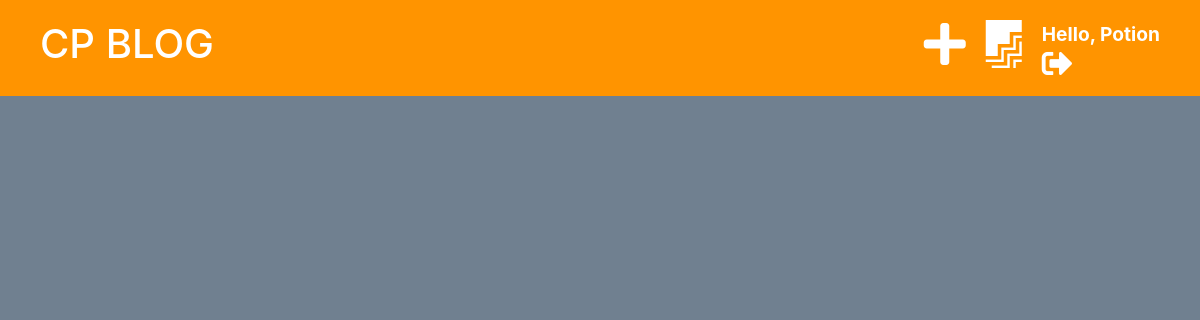
Page / (signed in) on the earlier database version.
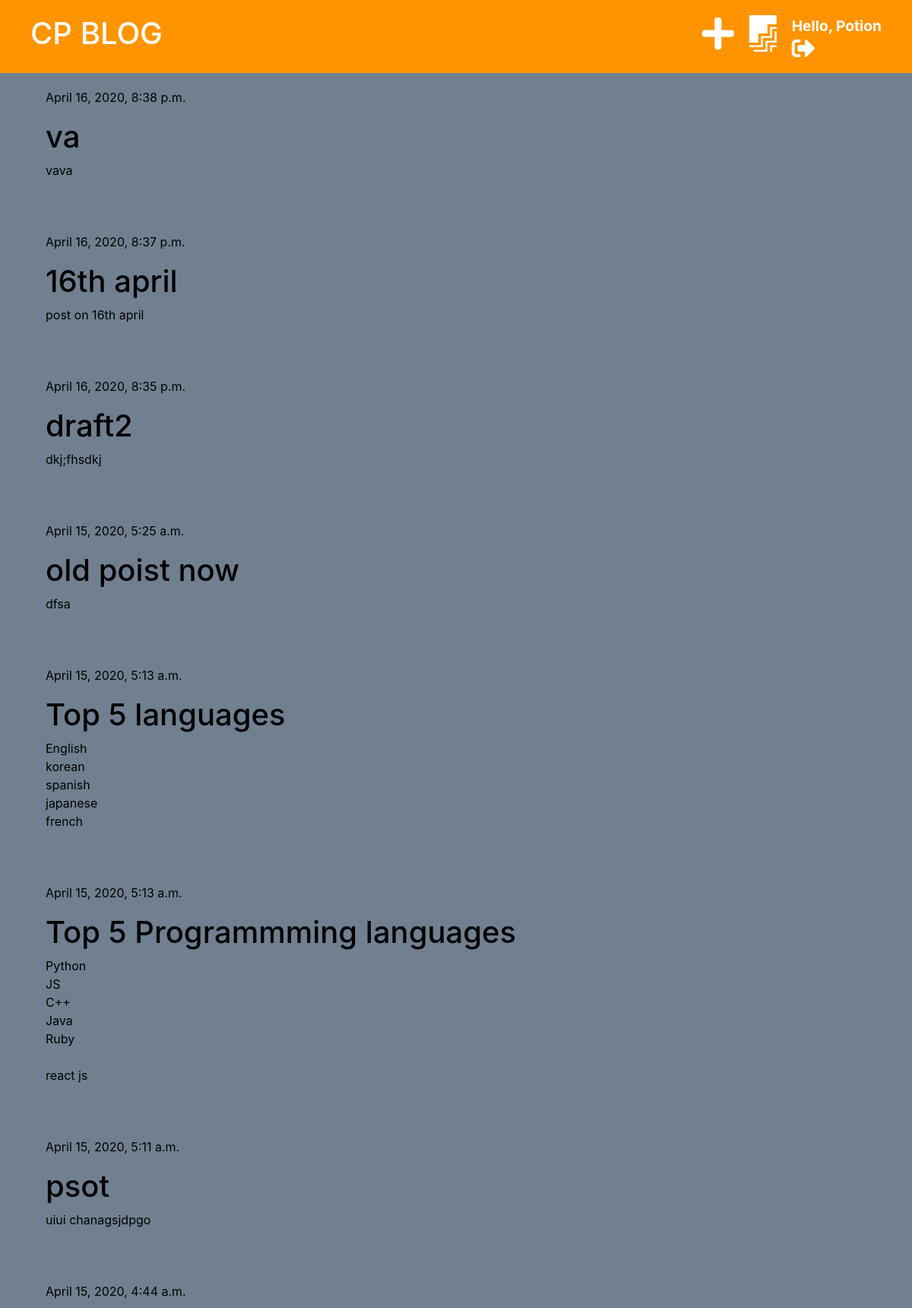
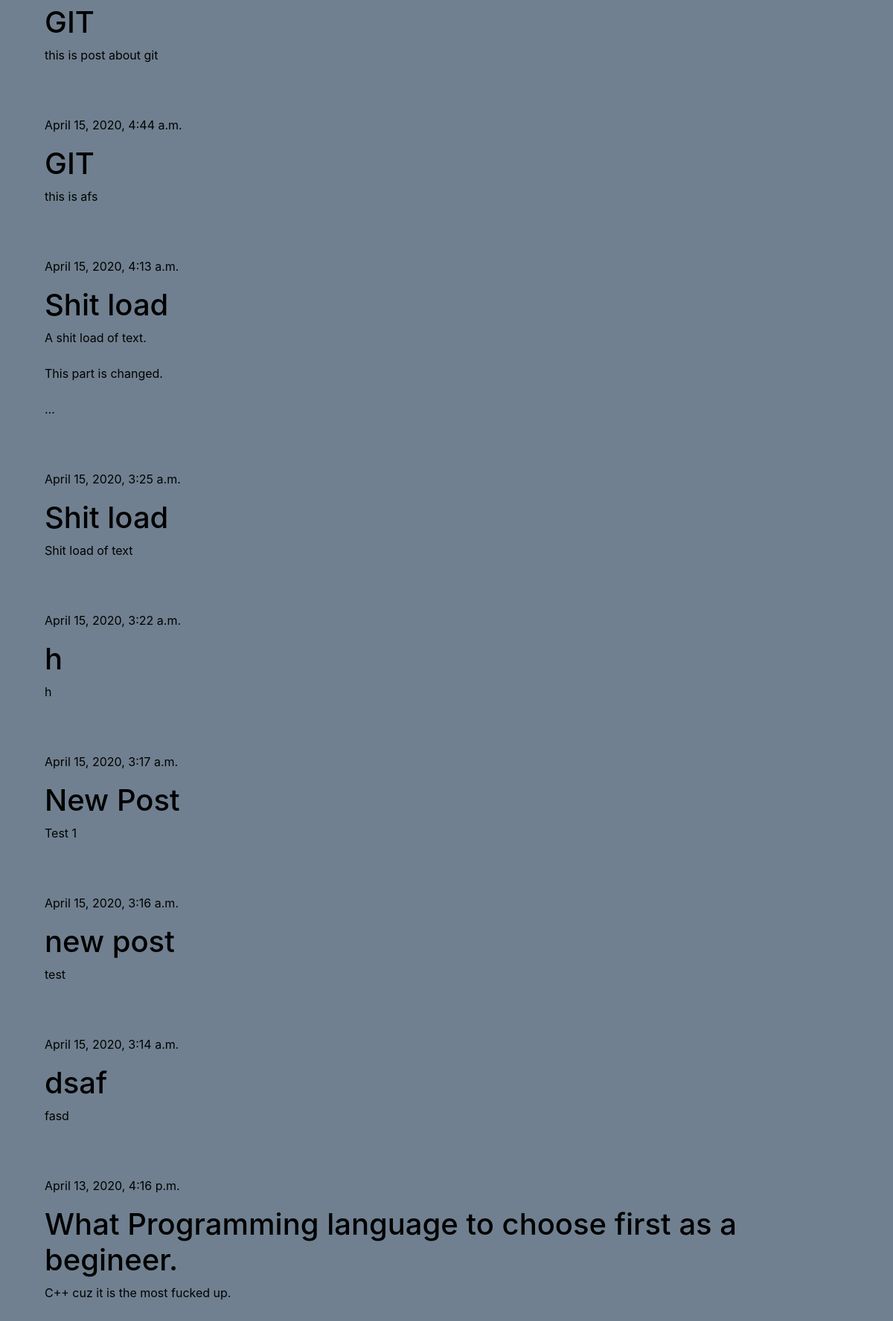
Same page on the later database version (2 pictures, top to bottom).
### blog/models.py (models this page shows, shortened)
class Post(models.Model):
    author = models.ForeignKey('auth.User', on_delete=models.CASCADE)
    title = models.CharField(max_length=255)
    text = models.TextField()
    created_date = models.DateTimeField(default=timezone.now)
    published_date = models.DateTimeField(blank=True, null=True)

### blog/views.py (the view)
# urls.py: path('', views.post_list, name='post_list'),
def post_list(request):
    posts = Post.objects.filter(
        published_date__lte=timezone.now()
        ).order_by('-published_date')
    stuff_for_frontend = {'posts': posts}
    return render(request, 'blog/post_list.html', stuff_for_frontend)

### blog/templates/blog/post_list.html (shortened to what this page needs)
{% extends 'blog/base.html' %}
{% block content %}
	{% for post in posts %}
	    <div class="post">
			<div class="date">
		        <p>{{ post.published_date }}</p>
			</div>
	        <h1>
	            <a href="{% url 'blog:post_detail' pk=post.pk %}">{{ post.title }}
	            </a>
	        </h1>
	        <p>{{ post.text|truncatechars:50|linebreaksbr }}</p>
	    </div>
	{% endfor %}
{% endblock %}

Differences in the rows shown:
added Post: published_date "April 16, 2020, 8:38 p.m.", title "va", text "vava"
added Post: published_date "April 16, 2020, 8:37 p.m.", title "16th april", text "post on 16th april"
added Post: published_date "April 16, 2020, 8:35 p.m.", title "draft2", text "dkj;fhsdkj"
added Post: published_date "April 15, 2020, 5:25 a.m.", title "old poist now", text "dfsa"
added Post: published_date "April 15, 2020, 5:13 a.m.", title "Top 5 languages", text "English korean spanish japanese french"
added Post: published_date "April 15, 2020, 5:13 a.m.", title "Top 5 Programmming languages", text "Python JS C++ Java Ruby react js"
added Post: published_date "April 15, 2020, 5:11 a.m.", title "psot", text "uiui chanagsjdpgo"
added Post: published_date "April 15, 2020, 4:44 a.m.", title "GIT", text "this is post about git"
added Post: published_date "April 15, 2020, 4:44 a.m.", title "GIT", text "this is afs"
added Post: published_date "April 15, 2020, 4:13 a.m.", title "Shit load", text "A shit load of text. This part is changed. …"
added Post: published_date "April 15, 2020, 3:25 a.m.", title "Shit load", text "Shit load of text"
added Post: published_date "April 15, 2020, 3:22 a.m.", title "h", text "h"
added Post: published_date "April 15, 2020, 3:17 a.m.", title "New Post", text "Test 1"
added Post: published_date "April 15, 2020, 3:16 a.m.", title "new post", text "test"
added Post: published_date "April 15, 2020, 3:14 a.m.", title "dsaf", text "fasd"
now on this page (row edited): Post: published_date "April 13, 2020, 4:16 p.m.", title "What Programming language to choose first as a begineer.", text "C++ cuz it is the most fucked up."
